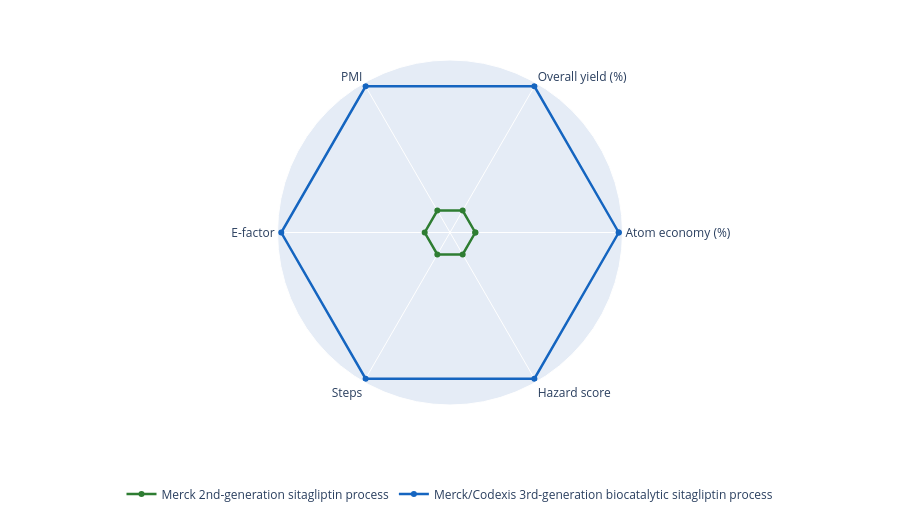

The cell this chart's notebook holds for it:
### Markdown cell above
### **Pathway spider chart**

A pathway radar chart was added to allow visual comparison of all pathways across multiple metrics simultaneously. Each axis corresponds to one green chemistry metric, and each pathway is drawn as a separate line using Plotly's go.Scatterpolar.

Because the metrics have different units and scales, the values are normalized before plotting. For each metric, the minimum and maximum values across all pathways are used to rescale values to a range between 0.15 and 1.0. The lower bound of 0.15 ensures that even the worst-performing pathway remain visible on the chart. For metrics where lower values are better from a green chemistry point of view (PMI, E-factor, number of steps, hazard score), the normalization is inverted, so that the outer edge of the chart represents the better performance on all axes. 

The radar_metrics dictionary defines which metrics are included and whether higher or lower is better for each. This controls the way the metric will be normalized. 

The following code reproduces this chart in the notebook using table_df built in the previous cell:

### Code cell
import importlib
import jupyter_functions
importlib.reload(jupyter_functions)
from jupyter_functions import show_radar_chart

fig = show_radar_chart(table_df)
fig.show()

### Figure 1 — Plotly figure (JSON) as saved in the notebook; plotly's stock layout.template omitted (floating-point values rounded to 4 significant figures)
{"data": [{"fill": "none", "hovertemplate": "<b>Merck 2nd-generation sitagliptin process</b><br>Atom economy (%): <b>73.97</b><br>Overall yield (%): <b>67.50</b><br>PMI: <b>2.12</b><br>E-factor: <b>1.12</b><br>Steps: <b>5.00</b><br>Hazard score: <b>3.00</b><extra></extra>", "line": {"color": "#2E7D32", "width": 2.5}, "marker": {"color": "#2E7D32", "size": 6}, "mode": "lines+markers", "name": "Merck 2nd-generation sitagliptin process", "r": [0.15, 0.15, 0.15, 0.15, 0.15, 0.15, 0.15], "theta": ["Atom economy (%)", "Overall yield (%)", "PMI", "E-factor", "Steps", "Hazard score", "Atom economy (%)"], "type": "scatterpolar"}, {"fill": "none", "hovertemplate": "<b>Merck/Codexis 3rd-generation biocatalytic sitagliptin process</b><br>Atom economy (%): <b>90.01</b><br>Overall yield (%): <b>76.28</b><br>PMI: <b>1.28</b><br>E-factor: <b>0.28</b><br>Steps: <b>2.00</b><br>Hazard score: <b>1.60</b><extra></extra>", "line": {"color": "#1565C0", "width": 2.5}, "marker": {"color": "#1565C0", "size": 6}, "mode": "lines+markers", "name": "Merck/Codexis 3rd-generation biocatalytic sitagliptin process", "r": [1, 1, 1, 1, 1, 1, 1], "theta": ["Atom economy (%)", "Overall yield (%)", "PMI", "E-factor", "Steps", "Hazard score", "Atom economy (%)"], "type": "scatterpolar"}], "layout": {"height": 520, "legend": {"orientation": "h", "x": 0.5, "xanchor": "center", "y": -0.3, "yanchor": "bottom"}, "margin": {"b": 100, "l": 80, "r": 80, "t": 60}, "polar": {"angularaxis": {"tickfont": {"size": 12}}, "radialaxis": {"visible": false}}, "showlegend": true}}
